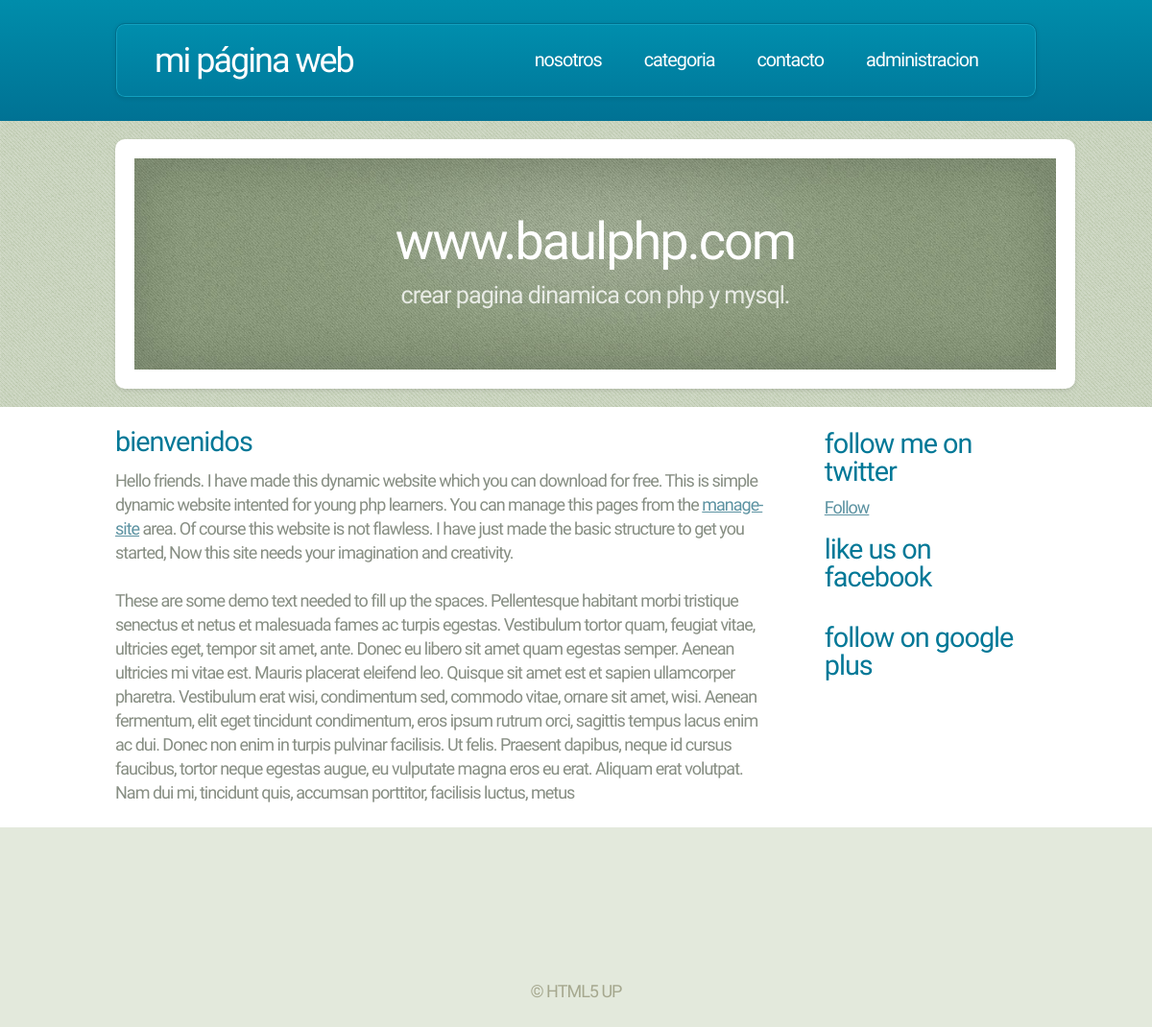
The page / on the database its author committed.
### tables this page shows
CREATE TABLE `mp_tagline` (
  `id` int(11) NOT NULL,
  `tagline1` varchar(255) DEFAULT NULL,
  `tagline2` varchar(255) DEFAULT NULL
);

CREATE TABLE `mp_pages` (
  `page_id` int(11) NOT NULL,
  `page_title` varchar(255) NOT NULL,
  `page_desc` text,
  `meta_keywords` varchar(255) DEFAULT NULL,
  `meta_desc` varchar(255) DEFAULT NULL,
  `sort_order` int(11) NOT NULL DEFAULT '0',
  `parent` varchar(255) NOT NULL DEFAULT '0',
  `status` enum('A','I') NOT NULL DEFAULT 'A',
  `page_alias` varchar(255) DEFAULT NULL
);

### libs/common_functions.php (called while the page is built, shortened)
<?php
function getHomeURL() {
    return HTTP_SERVER . SITE_DIR;
}
function getPageDetailsByName($pageAlias) {
    global $DB;
    $rs = array();
    $sql = "SELECT * FROM " . TABLE_PAGES . " WHERE 1 AND page_alias = :pname";
    try {
        $stmt = $DB->prepare($sql);
        $stmt->bindValue(":pname", $pageAlias);
        $stmt->execute();
        $results = $stmt->fetchAll();
    } catch (Exception $ex) {
        echo errorMessage($ex->getMessage());
    }
    if (count($results) > 0) {
       $rs =  $results[0];
    }
    return $rs;
}
?>

### libs/config.php (called while the page is built, shortened)
<?php
require_once("common_functions.php");
$currentPage = pathinfo($_SERVER['PHP_SELF'], PATHINFO_FILENAME);
?>

### index.php (the view)
<?php
require("libs/config.php");
$pageDetails = getPageDetailsByName($currentPage);
include("header.php");
?>
<div class="row main-row">
    <div class="9u">
        <section class="left-content">
            <h2><?php echo stripslashes($pageDetails["page_title"]); ?></h2>
            <?php echo stripslashes($pageDetails["page_desc"]); ?>
        </section>
    </div>
	<?php include("sidebar.php"); ?>
</div>
<?php
include("footer.php");
?>

### header.php (shortened to what this page needs)
<!DOCTYPE HTML>
<html>
    <head>
    </head>
    <body>
        <div id="header-wrapper">
            <div class="container">
                <div class="row">
                    <div class="12u">
                        <header id="header">
                            <h1><a href="<?php echo getHomeURL(); ?>" id="logo"><?php echo SITE_NAME; ?></a></h1>
                            <nav id="nav">
                                <a href="about-us.php" <?php echo ($currentPage == "about-us") ? ' class="current-page-item"' : '' ?> >Nosotros</a>
                                <a href="category.php" <?php echo ($currentPage == "category") ? ' class="current-page-item"' : '' ?>>Categoria</a>
                                <a href="contact-us.php" <?php echo ($currentPage == "contact-us") ? ' class="current-page-item"' : '' ?>>Contacto</a>
                                <a href="manage-site" target="_blank">Administracion</a>
                            </nav>
                        </header>
                    </div>
                </div>
            </div>
        </div>
        <?php
        if ($currentPage == "index") {
            try {
                $stmt = $DB->prepare("SELECT * FROM " . TABLE_TAGLINE . " WHERE 1 LIMIT 1");
                $stmt->bindValue(":pname", $pageAlias);
                $stmt->execute();
                $details = $stmt->fetchAll();
            } catch (Exception $ex) {
                echo errorMessage($ex->getMessage());
            }
            ?>
            <div id="banner-wrapper">
                <div class="container">
                    <div class="row">
                        <div class="12u">
                            <div id="banner">
                                <h2><?php echo stripslashes($details[0]["tagline1"]); ?></h2>
                                <span><?php echo stripslashes($details[0]["tagline2"]); ?></span>
                            </div>
                        </div>
                    </div>
                </div>
            </div>
        <?php } ?>
        <div id="main">
            <div class="container">

### css/style.css (style rules this page uses)
*,*:before,*:after { -moz-box-sizing:content-box;-webkit-box-sizing:content-box;-o-box-sizing:content-box;-ms-box-sizing:content-box;box-sizing:content-box }
body { font-size: 13.5pt; font-family: sans-serif; background-color: #e3e9dc; font-family: 'Ubuntu Condensed', sans-serif; color: #878e83; letter-spacing: -1px; }
h1,h2,h3,h4 { color: #007897; font-weight: normal; }
h1,h2 { text-transform: lowercase; }
h2 { font-size: 1.6em; letter-spacing: -1px; margin-bottom: 0.5em; text-transform:lowercase; }
a { color: #5d93a2; text-decoration: underline; }

### css/style-desktop.css (style rules this page uses)
body { min-width: 1200px; }
section, article { margin: 0 0 20px 0; }
section:last-child, article:last-child { margin-bottom: 0; }
section.left-content { padding-right: 30px; line-height:25px; }
#header-wrapper { background-color: #007294; background-image: -moz-linear-gradient(top, #008dab, #007294); background-image: -webkit-linear-gradient(top, #008dab, #007294); background-image: -webkit-gradient(linear, 0% 0%, 0% 100%, from(#008dab), to(#007294)); background-image: -ms-linear-gradient(top, #008dab, #007294); background-image: -o-linear-gradient(top, #008dab, #007294); background-image: linear-gradient(top, #008dab, #007294); }
#header { position: relative; margin: 2.5% 0 2.5% 0; padding: 0 40px 0 40px; border-radius: 10px; border: solid 1px #006e8b; box-shadow: inset 0px 0px 0px 1px #12a0bf, 0px 1px 4px 0px rgba(0,0,0,0.10); background-color: #007b9d; background-image: -moz-linear-gradient(top, #008ead, #007b9d); background-image: -webkit-linear-gradient(top, #008ead, #007b9d); background-image: -webkit-gradient(linear, 0% 0%, 0% 100%, from(#008ead), to(#007b9d)); background-image: -ms-linear-gradient(top, #008ead, #007b9d); background-image: -o-linear-gradient(top, #008ead, #007b9d); background-image: linear-gradient(top, #008ead, #007b9d); height: 86px; }
#header h1 { position: absolute; left: 40px; top: 0; color: #fff; font-size: 2.4em; letter-spacing: -2px; line-height: 86px; }
#header h1 a { color: #fff; text-decoration: none; }
#header nav { position: absolute; right: 40px; top: 1px; line-height: 84px; text-transform: lowercase; font-size: 1.3em; letter-spacing: -1px; }
#header nav a { display: inline-block; text-decoration: none; color: #fff; padding: 0 25px 0 25px; outline: 0; }
#banner-wrapper { background: #c8d2bc url(images/bg1.png); }
#banner { position: relative; width: 1160px; height: 265px; margin: 2% 0 2% 0; box-shadow: 0px 2px 4px 0px rgba(0,0,0,0.10); border-radius: 10px; padding: 20px; background: #fff url(images/banner.jpg) no-repeat 20px 20px; background-size: 1160px 265px; }
#banner h2 { position: absolute; z-index: 1; width: 100%; top: 100px; left: 0; font-size: 3.3em; color: #fff; text-align: center; letter-spacing: -2px; }
#banner span { display: block; position: absolute; z-index: 1; width: 100%; bottom: 105px; left: 0; font-size: 1.6em; color: #fff; text-align: center; letter-spacing: -1px; text-transform: lowercase; opacity: 0.8; }
#main { background: #fff; padding: 2% 0 2% 0; }

### css/style-1000px.css (style rules this page uses)
body { min-width: 960px; }
#header { height: 76px; }
#header h1 { font-size: 2em; line-height: 76px; }
#header nav { line-height: 74px; font-size: 1.1em; }
#header nav a { padding: 0 20px 0 20px; }
#banner { width: 960px; height: 220px; background-size: 960px 220px; }
#banner h2 { font-size: 3em; top: 80px; }
#banner span { font-size: 1.4em; bottom: 85px; }

### rows shown on the page
mp_tagline: tagline1 "www.baulphp.com", tagline2 "crear pagina dinamica con php y mysql."
mp_pages: page_title "bienvenidos", page_desc "Hello friends. I have made this dynamic website which you can download for free. This is simple dynamic website intented for young php learners. You can manage this pages from the manage-site area. Of course this website is not flawless. I have just made the basic structure to get you started, Now this site needs your imagination and creativity. These are some demo text needed to fill up the spaces. Pellentesque habitant morbi tristique senectus et netus et malesuada fames ac turpis egestas. Vestibulum tortor quam, feugiat vitae, ultricies eget, tempor sit amet, ante. Donec eu libero sit amet quam egestas semper. Aenean ultricies mi vitae est. Mauris placerat eleifend leo. Quisque sit amet…"

### other values the page prints
SITE_NAME "mi página web"
